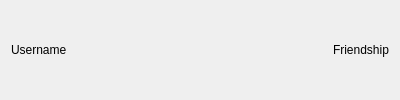
<?xml version="1.0" encoding="UTF-8"?>
<ui version="4.0">
 <class>FriendDescription</class>
 <widget class="QWidget" name="FriendDescription">
  <property name="geometry">
   <rect>
    <x>0</x>
    <y>0</y>
    <width>400</width>
    <height>100</height>
   </rect>
  </property>
  <property name="windowTitle">
   <string>Form</string>
  </property>
  <layout class="QHBoxLayout" name="horizontalLayout">
   <item>
    <widget class="QLabel" name="username">
     <property name="text">
      <string>Username</string>
     </property>
    </widget>
   </item>
   <item>
    <spacer name="horizontalSpacer">
     <property name="orientation">
      <enum>Qt::Horizontal</enum>
     </property>
     <property name="sizeHint" stdset="0">
      <size>
       <width>40</width>
       <height>20</height>
      </size>
     </property>
    </spacer>
   </item>
   <item>
    <widget class="QLabel" name="friendship">
     <property name="text">
      <string>Friendship</string>
     </property>
    </widget>
   </item>
  </layout>
 </widget>
 <resources/>
 <connections/>
</ui>
